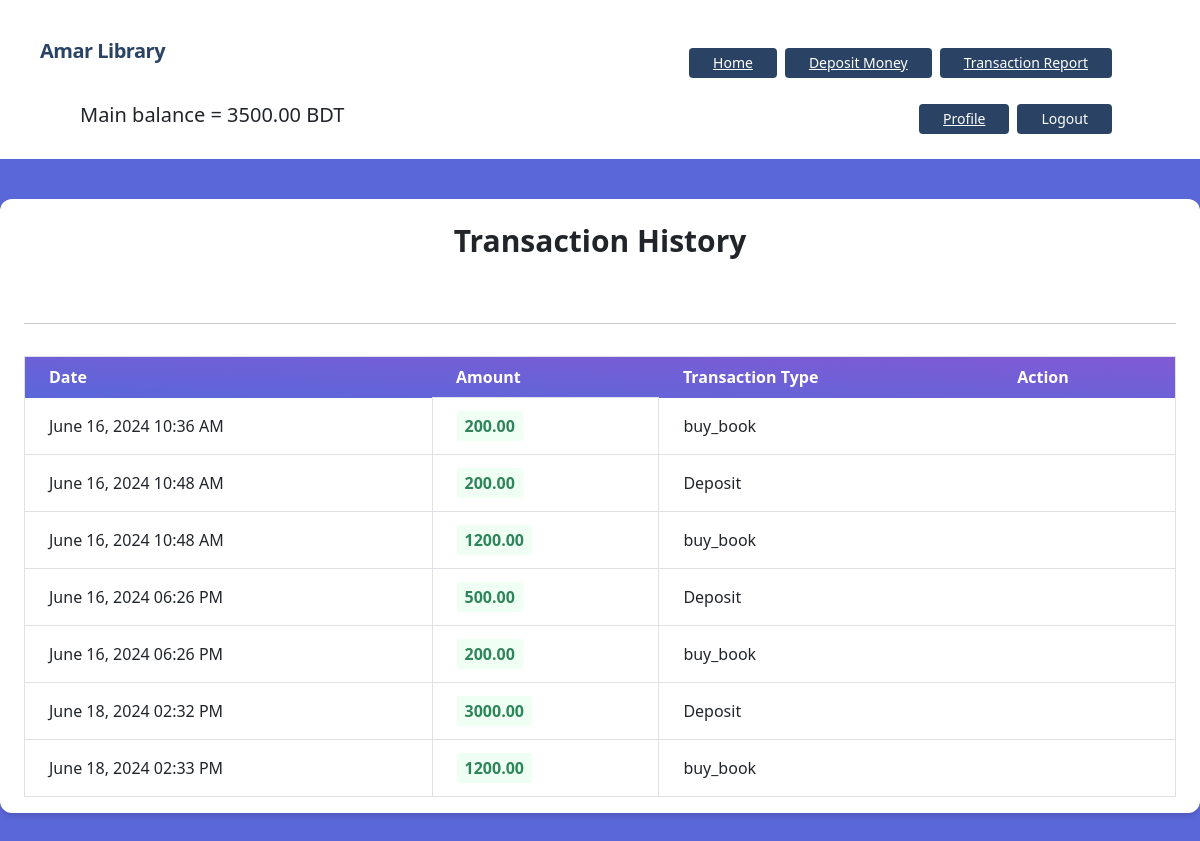
The app's page /transactions/report/ (signed in) with its own data.
### accounts/models.py (models this page shows, shortened)
class UserAccount (models.Model):
    user = models.OneToOneField(User, related_name='account', on_delete=models.CASCADE)
    account_id = models.IntegerField(unique=True)
    gender = models.CharField(max_length=10, choices=GENDER)
    balance = models.DecimalField(default=0, max_digits=12, decimal_places=2)

### transactions/models.py (models this page shows, shortened)
class Transaction(models.Model):
    user = models.ForeignKey(UserAccount, on_delete=models.CASCADE)
    amount = models.DecimalField(default=0,  max_digits=12, decimal_places=2)
    transaction_type = models.CharField(max_length=100, blank=True, null=True )
    purchase_date = models.DateTimeField(auto_now_add=True)

### transactions/views.py (the view)
# urls.py: path("report/", Transaction_report, name="transaction_report"),
def Transaction_report(request):
    user = request.user.account
    reports = Transaction.objects.filter(user=user)
    return render(request, 'transactions/transaction_report.html', {'reports': reports})

### transactions/templates/transactions/transaction_report.html
{% extends 'base.html' %}
{% load static %}
{% block head_title %} Transaction Report{% endblock %} {% block content %}
<div class="my-10 py-3 px-4 bg-white rounded-xl shadow-md">
    <h1 class="font-bold text-3xl text-center pb-5 pt-2"> Transaction History </h1>
    <hr />
    <table
      class="table-auto mx-auto w-full px-5 rounded-xl mt-8 border dark:border-neutral-500"
    >
      <thead class="bg-purple-900 text-white text-left">
        <tr
          class="bg-gradient-to-tr from-indigo-600 to-purple-600 rounded-md py-2 px-4 text-white font-bold"
        >
          <th class="px-4 py-2">Date</th>
          <th class="px-4 py-2">Amount </th>
          <th class="px-4 py-2">Transaction Type</th>
          <th class="px-4 py-2">Action</th>
        </tr>
      </thead>
      <tbody>
        {% for report in reports %}
        <tr class="border-b dark:border-neutral-500">
          <td class="px-4 py-2">
            {{ report.purchase_date|date:"F d, Y h:i A" }}
          </td>
          <td class="px-4 py-3 text-s border">
            <span
              class="px-2 py-1 font-bold leading-tight rounded-sm {% if transaction.get_transaction_type_display == 'Withdrawal' %} text-red-700 bg-red-100 {% else %} text-green-700 bg-green-100 {% endif %}"
            >
              {{ report.amount }}
            </span>
          </td>
          <td class="px-4 py-2">
             {{ report.transaction_type}}
          </td>
          <td class="px-4 py-2">
          </td>
        </tr>
        {% endfor %}
      </tbody>
    </table>
</div>
{% endblock %}

### templates/base.html (shortened to what this page needs)
{% load static %}
<!DOCTYPE html>
<html lang="en">
<head>
    <link href="https://unpkg.com/tailwindcss@^1.0/dist/tailwind.min.css" rel="stylesheet">
    <link href="https://cdn.jsdelivr.net/npm/bootstrap@5.0.2/dist/css/bootstrap.min.css" rel="stylesheet">
</head>
<body class="bg-indigo-600">
    <nav class="flex items-center justify-between flex-wrap bg-white p-6 px-10">
        <div class="flex items-center flex-shrink-0 text-white mr-6">
            <span class="font-semibold text-xl tracking-tight text-blue-900"> Amar Library </span>
        </div>
        <div class="w-full block flex-grow lg:flex lg:items-center lg:w-auto px-10 ">
            <div>
                <a href="{% url 'home' %}" class="mr-2 inline-block font-medium text-sm px-4 py-2 leading-none bg-blue-900 rounded text-white border-white hover:border-transparent hover:text-gray-800 hover:bg-red-700 mt-4 lg:mt-0"> Home </a>
            </div>
            <div>
                <a href="{% url 'deposit_money' %}" class="mr-2 inline-block font-medium text-sm px-4 py-2 leading-none bg-blue-900 rounded text-white border-white hover:border-transparent hover:text-gray-800 hover:bg-red-700 mt-4 lg:mt-0">Deposit Money </a>
            </div>
            <div>
                <a href="{% url 'transaction_report' %}" class="mr-2 inline-block font-medium text-sm px-4 py-2 leading-none bg-blue-900 rounded text-white border-white hover:border-transparent hover:text-gray-800 hover:bg-red-700 mt-4 lg:mt-0"> Transaction Report  </a>
            </div>
        </div>
        <div class="w-full block flex-grow lg:flex lg:items-center lg:w-auto px-10">
                <h5 style="margin-top: 25px;"> Main balance = {{request.user.account.balance}} BDT </h5>
                {% if request.user.is_authenticated %}
                <div>
                    <a href="{% url 'profile' %}" class="mr-2 inline-block font-medium text-sm px-4 py-2 leading-none bg-blue-900 rounded text-white border-white hover:border-transparent hover:text-gray-800 hover:bg-red-700 mt-4 lg:mt-0">Profile</a>
                </div>
                <div>
                    <form action="{% url 'logout' %}" method="post" >
                        <button type="submit"  class="mr-2 inline-block font-medium text-sm px-4 py-2 leading-none bg-blue-900 rounded text-white border-white hover:border-transparent hover:text-gray-800 hover:bg-red-700 mt-4 lg:mt-0">Logout</button>
                    </form>
                </div>
                {% endif %}
        </div>
    </nav>
    {% block content %}{% endblock %}
</body>
</html>

### records on screen
Transaction: purchase_date "June 16, 2024 10:36 AM", amount "200.00", transaction_type "buy_book"
Transaction: purchase_date "June 16, 2024 10:48 AM", amount "200.00", transaction_type "Deposit"
Transaction: purchase_date "June 16, 2024 10:48 AM", amount "1200.00", transaction_type "buy_book"
Transaction: purchase_date "June 16, 2024 06:26 PM", amount "500.00", transaction_type "Deposit"
Transaction: purchase_date "June 16, 2024 06:26 PM", amount "200.00", transaction_type "buy_book"
Transaction: purchase_date "June 18, 2024 02:32 PM", amount "3000.00", transaction_type "Deposit"
Transaction: purchase_date "June 18, 2024 02:33 PM", amount "1200.00", transaction_type "buy_book"

### other values on screen
{{ request.user.account.balance }} "3500.00"
